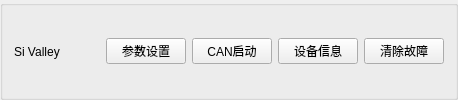
     <widget class="QGroupBox" name="horizontalLayout_Top">
      <property name="sizePolicy">
       <sizepolicy hsizetype="Preferred" vsizetype="Fixed">
        <horstretch>0</horstretch>
        <verstretch>0</verstretch>
       </sizepolicy>
      </property>
      <property name="minimumSize">
       <size>
        <width>0</width>
        <height>60</height>
       </size>
      </property>
      <property name="styleSheet">
       <string notr="true">QFrame{
	border-bottom:2px solid rgb(37, 127, 176);
}

QPushButton{
	background-repeat: no-repeat;
	background-origin: padding;
	background-position: left;
	padding-left:32px;
	border:2px solid rgb(41,45,57);
    background-color: rgb(41,45,57);
    color:white;
	text-align:left;
	border-radius:15px;
	width:70px;
	height:35px;
}
QPushButton:enabled:hover{
	background-color: rgb(0,149,255);
}

QPushButton:!enabled{
	color:rgb(180,180,180);
}
border-bottom-color: rgb(37, 127, 176);
</string>
      </property>
      <layout class="QHBoxLayout" name="horizontalLayout_17">
       <property name="topMargin">
        <number>3</number>
       </property>
       <property name="bottomMargin">
        <number>3</number>
       </property>
       <item>
        <layout class="QHBoxLayout" name="horizontalLayout">
         <property name="spacing">
          <number>6</number>
         </property>
         <property name="bottomMargin">
          <number>0</number>
         </property>
         <item>
          <widget class="QLabel" name="label_13">
           <property name="styleSheet">
            <string notr="true">font: 75 11pt &quot;Arial&quot;;</string>
           </property>
           <property name="text">
            <string>Si Valley</string>
           </property>
          </widget>
         </item>
         <item>
          <spacer name="horizontalSpacer">
           <property name="orientation">
            <enum>Qt::Horizontal</enum>
           </property>
           <property name="sizeHint" stdset="0">
            <size>
             <width>40</width>
             <height>20</height>
            </size>
           </property>
          </spacer>
         </item>
         <item>
          <widget class="QPushButton" name="CanparamSettingPbt">
           <property name="styleSheet">
            <string notr="true">	background-image: url(:/images/setting2.png);
</string>
           </property>
           <property name="text">
            <string>参数设置</string>
           </property>
          </widget>
         </item>
         <item>
          <widget class="QPushButton" name="CanRunPtn">
           <property name="styleSheet">
            <string notr="true">	background-image: url(:/images/run2.png);
</string>
           </property>
           <property name="text">
            <string>CAN启动</string>
           </property>
          </widget>
         </item>
         <item>
          <widget class="QPushButton" name="deviceinfo_btn">
           <property name="styleSheet">
            <string notr="true">	background-image: url(:/images/info2.png);

</string>
           </property>
           <property name="text">
            <string>设备信息</string>
           </property>
          </widget>
         </item>
         <item>
          <widget class="QPushButton" name="clearErrorBtn">
           <property name="styleSheet">
            <string notr="true">	background-image: url(:/images/clear.png);</string>
           </property>
           <property name="text">
            <string>清除故障</string>
           </property>
          </widget>
         </item>
        </layout>
       </item>
      </layout>
     </widget>
